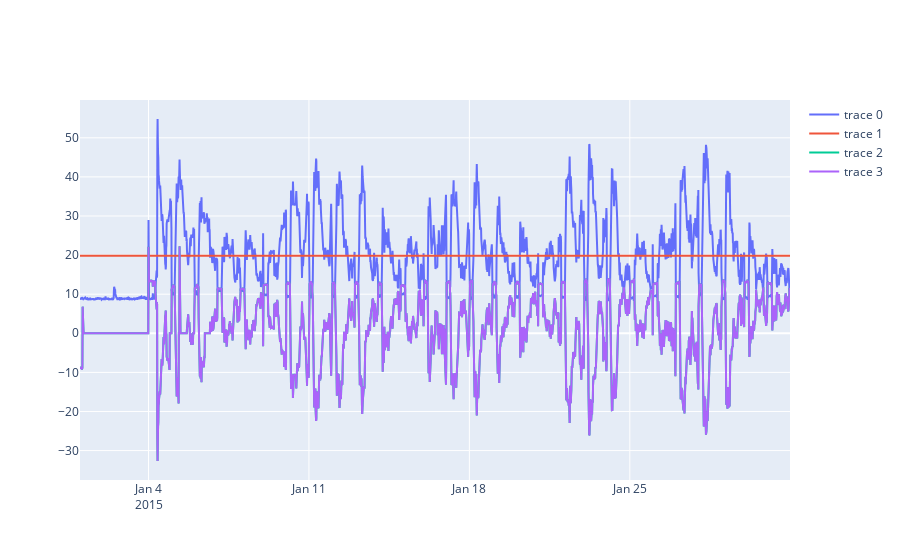

Write notebook code for a chart like this one.
### Code cell
fig.show()

### Figure 1 — Plotly figure (JSON) as saved in the notebook; plotly's stock layout.template omitted (floating-point values rounded to 4 significant figures; data arrays with more than 128 entries replaced by an {"elided": "..."} marker saying what was removed)
{"data": [{"type": "scatter", "x": {"elided": "2975 str values"}, "y": {"elided": "2975 str values"}}, {"type": "scatter", "x": {"elided": "2975 str values"}, "y": {"elided": "2975 float values"}}, {"type": "scatter", "x": {"elided": "2975 str values"}, "y": {"elided": "2975 float values"}}, {"type": "scatter", "x": {"elided": "2975 str values"}, "y": {"elided": "2975 float values"}}], "layout": {}}
